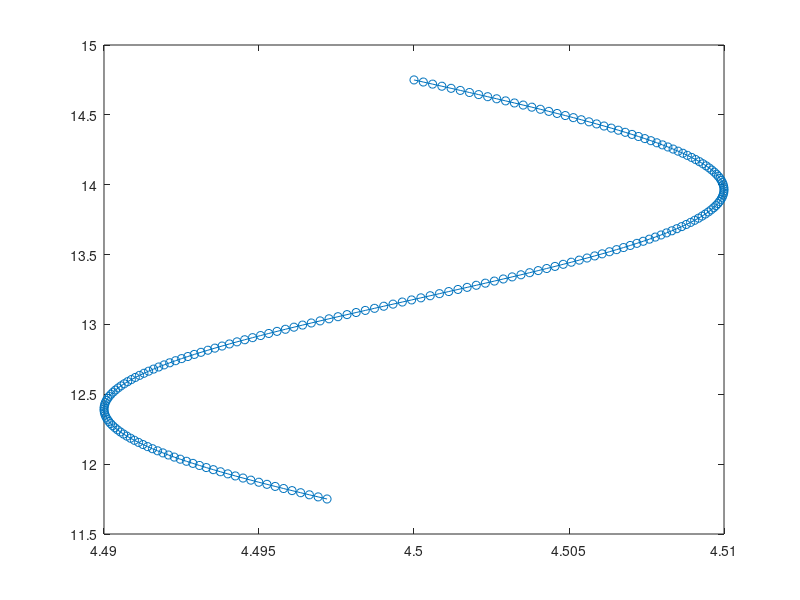

MATLAB code to generate this figure:
%%%Contributed by Yongsam Kim.

%%%initial

%% Choose the following parameters for a filament to determined;
length=3; % filament length
M=200; % number of points on the filament (length/M < 0.5*9/gridnumber)
freq_b=2.0;  amp_a=0.01; % initial shape of the filament (sin curve);
fix=[4.5 14.75]; %% fixed point
%%% ================================================

Para_t=(0:10000); Para_s=Para_t;
inter_S=zeros(1,M+1); L_X=zeros(2,M+1); Tan=L_X;
leng=length/2.0;
for k=1:1000000
  length1=leng;
  leng=sum(sqrt(1.0+amp_a^2*freq_b^2*cos(freq_b*leng*Para_t/10000).^2));
  leng=length*10000/leng;
  if (abs(length1-leng)<0.00000000000001), break, end
end
Para_t=linspace(0,leng,10001); Para_s(1)=0.0;
for i=1:10000
  Para_s(i+1)=Para_s(i)+(0.5)*(leng/10000) ...
             *(sqrt(1+amp_a^2*freq_b^2*cos(Para_t(i))^2)  ...
             +sqrt(1+amp_a^2*freq_b^2*cos(Para_t(i+1))^2));
end
inter_S=linspace(0,Para_s(10001),M+1);
L_X(1,M+1)=leng;
for j=1:10000; for k=1:M
  if ((Para_s(j)<=inter_S(k)) & (inter_S(k)<Para_s(j+1)))
     L_X(1,k)=(Para_t(j+1)-Para_t(j))*(inter_S(k)-Para_s(j+1))/ ...
              (Para_s(j+1)-Para_s(j))+Para_t(j+1);
end;end;end

%%% Output: L_X which is the coordinates of the curve
%%% 1st row: x, 2nd row: y
inter_S=amp_a*sin(freq_b*L_X(1,:));
L_X(2,:)=-L_X(1,:); L_X(1,:)=inter_S;
L_X(1,:)=L_X(1,:)+fix(1);L_X(2,:)=L_X(2,:)+fix(2);
Tan=L_X(:,2:M+1)-L_X(:,1:M);
ds=sum(sqrt(Tan(1,:).^2+Tan(2,:).^2))/M;
plot(L_X(1,:),L_X(2,:),'-o')  %% check by figure
[Para_s(10001) ds length/M] %% Check the gridsize : "Para_s(10001)=length" "ds=length/M"
